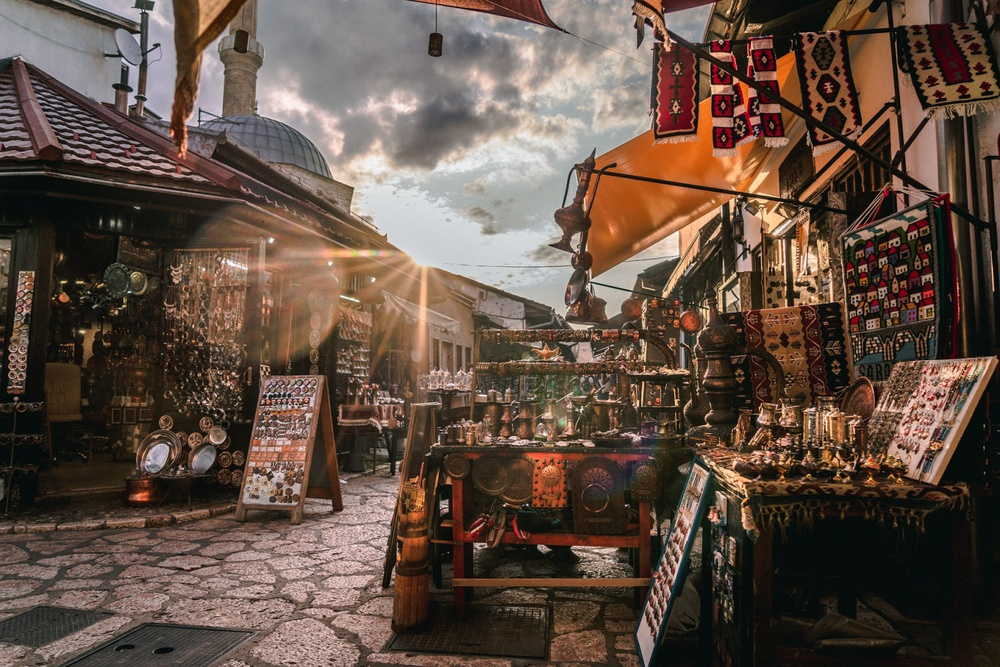
#> input picture module_11/module_11_1/sarajevo.jpg, 1000 x 667 px, shrunk from 1560 x 1040 before the run
$ python module_11_1_pillow.py
#> lines starting #> are read from the running program, lines starting #| are printed output that depends on the picture
# Домашнее задание по теме "Обзор сторонних библиотек Python"

# pillow - обработать изображение, например, изменить его размер, применить
# эффекты и сохранить в другой формат.

from PIL import Image, ImageFilter
filename = "sarajevo.jpg"
with Image.open(filename) as img:
#> img is the input picture: PIL image 1000x667 RGB; mean R, G, B 97.6, 79.1, 67.5
    img.load()
    low_res_img = img.reduce(2).filter(ImageFilter.EMBOSS)
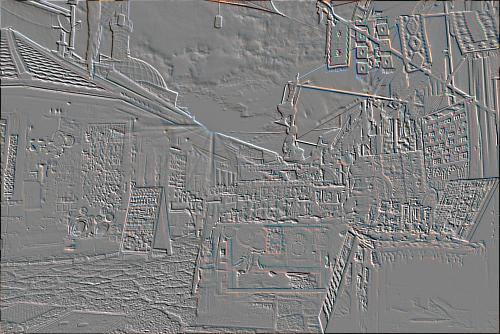
#> low_res_img: PIL image 500x334 RGB; mean R, G, B 127.6, 127.4, 127.3
    low_res_img.show()
    low_res_img.save("saraevo_bw.png")
